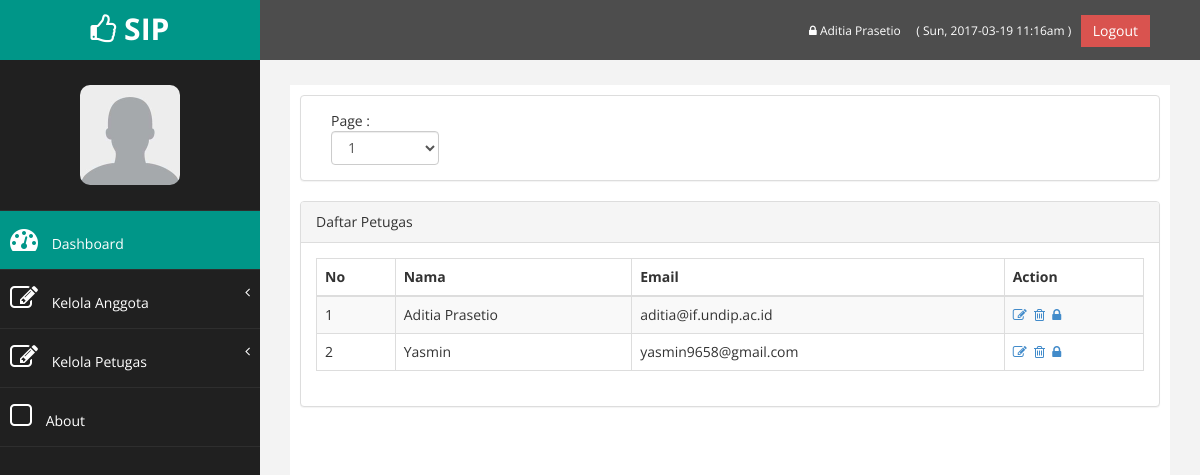
Page /dashboard/daftar_petugas.php (signed in) on the committed database.
### tables this page shows
CREATE TABLE `petugas` (
  `idpetugas` int(11) NOT NULL,
  `nama` varchar(30) NOT NULL,
  `email` varchar(50) NOT NULL,
  `password` varchar(50) NOT NULL
);

### dashboard/functions.php (called while the page is built, shortened)
<?php
	require_once('connect.php');
	$con = mysqli_connect($db_host, $db_username, $db_password, $db_database);
	$site_name="SIP";
	if(isset($_SESSION['sip_masuk_aja'])){
		if($_SESSION['sip_status']=='petugas'){
			$query = "SELECT * FROM petugas WHERE idpetugas=".$_SESSION['sip_masuk_aja']."";
			$petugas=mysqli_query($con,$query);
			$petugas=$petugas->fetch_object();
			$status=$_SESSION['sip_status'];
		}elseif($_SESSION['sip_status']=='anggota'){
			$query = "SELECT * FROM anggota WHERE nim=".$_SESSION['sip_masuk_aja']."";
			$anggota=mysqli_query($con,$query);
			$anggota=$anggota->fetch_object();
			$status=$_SESSION['sip_status'];
		}
	}
?>

### dashboard/daftar_petugas.php (the view, shortened to what this page needs)
<?php
	include_once('sidebar.php');
?>
<div class="row" >
	<div class="col-md-12 col-sm-12 col-xs-12">
		<div class="panel panel-default">
			<div class="panel-body">
				<div class="col-md-2 col-sm-12 col-xs-12">
					Page :
				<?php
					$query = "SELECT count(idpetugas) as jml_data FROM petugas";
					$result = $con->query( $query );
					$row = $result->fetch_object();
					$jml_data=$row->jml_data;
					$total_page=ceil($jml_data/10);
					echo "<select class='form-control' id='page'>";
					for($i=1;$i<=$total_page;$i++){
						echo "<option value='".$i."'>".$i."</option>";
					}
					echo "</select>";
				?>
				</div>
			</div>
		</div>
	</div>
</div>
<div class="row" >
	<div class="col-md-12 col-sm-12 col-xs-12">
		<div class="panel panel-default">
			<div class="panel-heading">
			   Daftar Petugas
			</div>
			<div class="panel-body">
				<div class="table-responsive">
					<table class="table table-striped table-bordered table-hover">
						<thead>
							<tr>
								<th>No</th>
								<th>Nama</th>
								<th>Email</th>
								<th>Action</th>
							</tr>
						</thead>
						<tbody id="hasil">
						<?php
							$query = "SELECT * FROM petugas ORDER BY nama LIMIT 10";
							$result = $con->query( $query );
							$i=1;
							while($row = $result->fetch_object()){
								echo "<tr>";
								echo "<td>".$i."</td>";$i++;
								echo "<td>".$row->nama."</td>";
								echo "<td>".$row->email."</td>";
								echo "<td>
										<a href='edit_petugas.php?id=".$row->idpetugas."'><i class='fa fa-edit'></i></a>&nbsp;
										<a href='delete_petugas.php?id=".$row->idpetugas."'><i class='fa fa-trash-o'></i></a>&nbsp;
										<a href='repass.php?data=petugas&id=".$row->idpetugas."'><i class='fa fa-lock'></i></a>
									 </td>";
								echo "</tr>";
							}
						?>
						</tbody>
					</table>
				</div>
			</div>
		</div>
	</div>
</div>
<?php
	include_once('footer.php');
?>

### dashboard/sidebar.php (shortened to what this page needs)
<?php
	require_once('functions.php');
?>
<!DOCTYPE html>
<html xmlns="http://www.w3.org/1999/xhtml">
<head>
    <link href="assets/css/bootstrap.css" rel="stylesheet" />
    <link href="assets/css/font-awesome.css" rel="stylesheet" />
    <link href="assets/css/custom.css" rel="stylesheet" />
</head>
<body>
    <div id="wrapper">
		<nav class="navbar navbar-default navbar-cls-top " role="navigation" style="margin-bottom: 0">
            <div class="navbar-header">
                <a class="navbar-brand" href="index.php"><i class="fa fa-thumbs-o-up"></i> <?php echo $site_name ?></a>
            </div>
			<div style="color: white; padding: 15px 50px 5px 50px; float: right; font-size: 16px;">
				<a href="profil.php" title='Ubah Password' style="color:#fff; font-size:12px;"><i class="fa fa-lock"></i> <?php if($status=="petugas") echo $petugas->nama; else echo $anggota->nama; ?> </a>&nbsp;&nbsp;
				<a style="text-decoration: none; color:#fff; font-size:12px;"> <?php
					echo " ( ".date("D, Y-m-d") . " ". date("h:ia")." )&nbsp;&nbsp;";
				?>
				</a>
				<a href="logout.php" class="btn btn-danger square-btn-adjust">Logout</a>
			</div>
        </nav>
        <nav class="navbar-default navbar-side" role="navigation">
            <div class="sidebar-collapse">
                <ul class="nav" id="main-menu">
				<li class="text-center">
					<img src="assets/img/user/default.jpg" class="user-image img-responsive"/>
				</li>
				<li>
					<a class="active-menu" href="index.php"><i class="fa fa-dashboard fa-2x"></i> Dashboard</a>
				</li>
				<?php
				if($status=="petugas"){
					echo '<li>
						<a href="#"><i class="fa fa-edit fa-2x"></i> Kelola Anggota<span class="fa arrow"></span></a>
						<ul class="nav nav-second-level">
							<li><a href="data_mahasiswa.php">Data Mahasiswa</a></li>
							<li><a href="tambah_mahasiswa.php">Tambah Mahasiswa</a></li>
							<li><a href="daftar_anggota.php">Data Anggota</a></li>
							<li><a href="tambah_anggota.php">Tambah Anggota</a></li>
						</ul>
					</li>
					<li>
						<a href="#"><i class="fa fa-edit fa-2x"></i> Kelola Petugas<span class="fa arrow"></span></a>
						<ul class="nav nav-second-level">
							<li><a href="daftar_petugas.php">Data Petugas</a></li>
							<li><a href="tambah_petugas.php">Tambah Petugas</a></li>
						</ul>
					</li>';
				}
				?>
					<li>
                <a  href="http://localhost/sip/index.php#about"><i class="fa fa-square-o fa-2x"></i> About</a>
					</li>
                </ul>
            </div>
        </nav>
        <div id="page-wrapper" >
            <div id="page-inner">

### dashboard/assets/css/custom.css (style rules this page uses)
body { font-family: 'Open Sans', sans-serif; }
#wrapper { width: 100%; background:#202020; }
#page-wrapper { padding: 15px 15px; min-height: 600px; background:#F3F3F3; }
#page-inner { width:100%; margin:10px 20px 10px 0px; background-color:#fff!important; padding:10px; min-height:1200px; }
.text-center { text-align:center; }
.square-btn-adjust { border: 0px solid transparent; -webkit-border-radius: 0px; -moz-border-radius: 0px; border-radius: 0px; }
.user-image { margin: 25px auto; -webkit-border-radius: 10px; -moz-border-radius: 10px; border-radius: 10px; max-height:100px; max-width:100px; }
.navbar-cls-top .navbar-brand { color: #fff; background: #009688; width: 260px; text-align: center; height: 60px; font-size: 30px; font-weight: 700; }
.active-menu { background-color:#009688!important; }
.arrow { float: right; }
.fa.arrow:before { content: "\f104"; }
.sidebar-collapse , .sidebar-collapse .nav { background:none; }
.sidebar-collapse .nav { padding:0; }
.sidebar-collapse .nav > li > a { color:#fff; background:#202020; text-shadow:none; }
.sidebar-collapse > .nav > li > a { padding:15px 10px; }
.sidebar-collapse > .nav > li { border-bottom: 1px solid rgba(107, 108, 109, 0.19); }
.navbar-side { border:none; background-color: #202020; }
.navbar-cls-top { background:#4D4D4D; border-bottom:none; }
.navbar-default { border:0px solid black; }
.navbar-header { background: #009688; }
.nav > li > a > i { margin-right:10px; }
@media (min-width:768px) { #page-wrapper { margin: 0 0 0 260px; padding: 15px 30px; min-height: 1200px; } }
@media (min-width:768px) { .navbar-side { z-index: 1; position: absolute; width: 260px; } }
@media (min-width:768px) { .navbar { border-radius: 0px; } }

### rows in the picture
petugas: nama "Aditia Prasetio", email "aditia@if.undip.ac.id"
petugas: nama "Yasmin", email "yasmin9658@gmail.com"

### other values in the picture
$site_name "SIP"
form field value "1"
